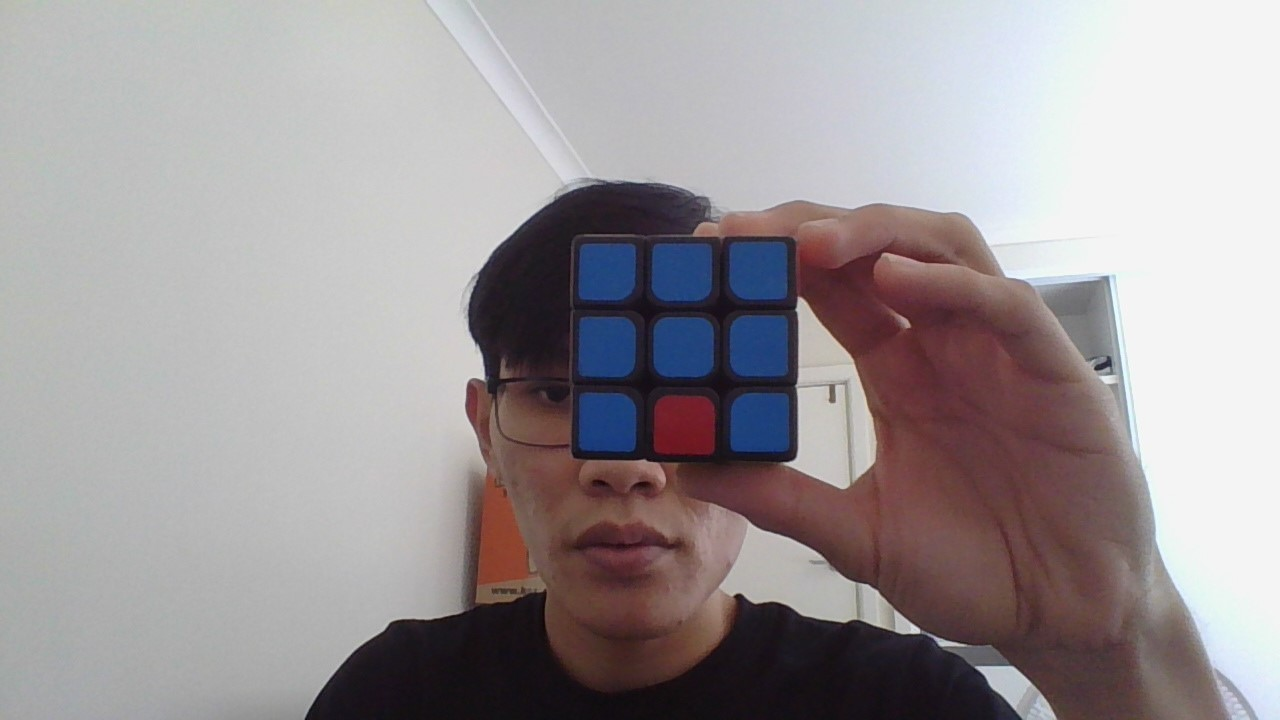
#> input picture test_image/blue.jpg, 1280 x 720 px, given in place of the camera
$ python image_processing.py
#> lines starting #> are read from the running program, lines starting #| are printed output that depends on the picture; after the words box and inside, x2 and y2 are one past the last pixel; in counts of white or black regions, pixels touching at a corner belong together
import numpy as np
import cv2
import pandas as pd

LOWER_AREA_THRESHOLD = 3000
UPPER_AREA_THRESHOLD = 10000

RED = 1
ORANGE = 2
BLUE = 3
GREEN = 4
WHITE = 5
YELLOW = 6

#take the capture image from the camera
cap = cv2.VideoCapture(0)

#making the slide for finding the threshold
def nothing(x):
    pass

def get_mean_value(contours,src_img):
    #creating the mask from the contour
    contour_mask = np.zeros(src_img.shape, src_img.dtype)
    cv2.drawContours(contour_mask, contours, -1, (255, 255, 255), -1)

    contour_mask = cv2.cvtColor(contour_mask, cv2.COLOR_BGR2GRAY)

    #taking all the pixel from the src image within the mask
    result = cv2.bitwise_and(src_img, src_img, mask=contour_mask)
    contour_mean = cv2.mean(src_img, contour_mask)

    return contour_mean

#this is a function for recording data only
#the name of the target feature will be changed for each color
#for example, I will record the red color only for the first time so that
#the target value will be changed to 1
def record_data(file_name, mean_value):
    df = pd.read_csv(file_name)
    print(df)
    if df.empty:
        #df_rows = []
        print("here")
        for mean in mean_value:
            df = df.append({'B': mean[0], 'G': mean[1], 'R': mean[2], 'Color': WHITE}, ignore_index=True)
    else:
        for mean in mean_value:
            df = df.append({'B': mean[0], 'G': mean[1], 'R': mean[2], 'Color': WHITE}, ignore_index=True)

    df.to_csv(file_name, index=False)


def main():
    #create a window for the trackbar
    cv2.namedWindow('image')

    #create a trackbar for chosing canny parameters
    cv2.createTrackbar('canny-1', 'image', 0, 500, nothing)
    cv2.createTrackbar('canny-2', 'image', 0, 500, nothing)

    #the is a varible for record all the mean value
    mean_value_array = []

    while True:
        #read the camera
        ret, frame1 = cap.read()
#> frame1 is the input picture: shape (720, 1280, 3); mean B, G, R 154.2, 151.9, 158.2

        original_frame = frame1.copy()

        #convert to gray image for image processing
        gray = cv2.cvtColor(frame1, cv2.COLOR_BGR2GRAY)
        cv2.imshow("original", gray)

        #bluring an image
        gray = cv2.GaussianBlur(gray, (7, 7), 0)

        #getting the value from the trackbar for the canny function
        canny_1 = cv2.getTrackbarPos('canny-1', 'image')
        canny_2 = cv2.getTrackbarPos('canny-2', 'image')

        #run canny function for edge detection
        # 20 40
        gray = cv2.Canny(gray, canny_1, canny_2)
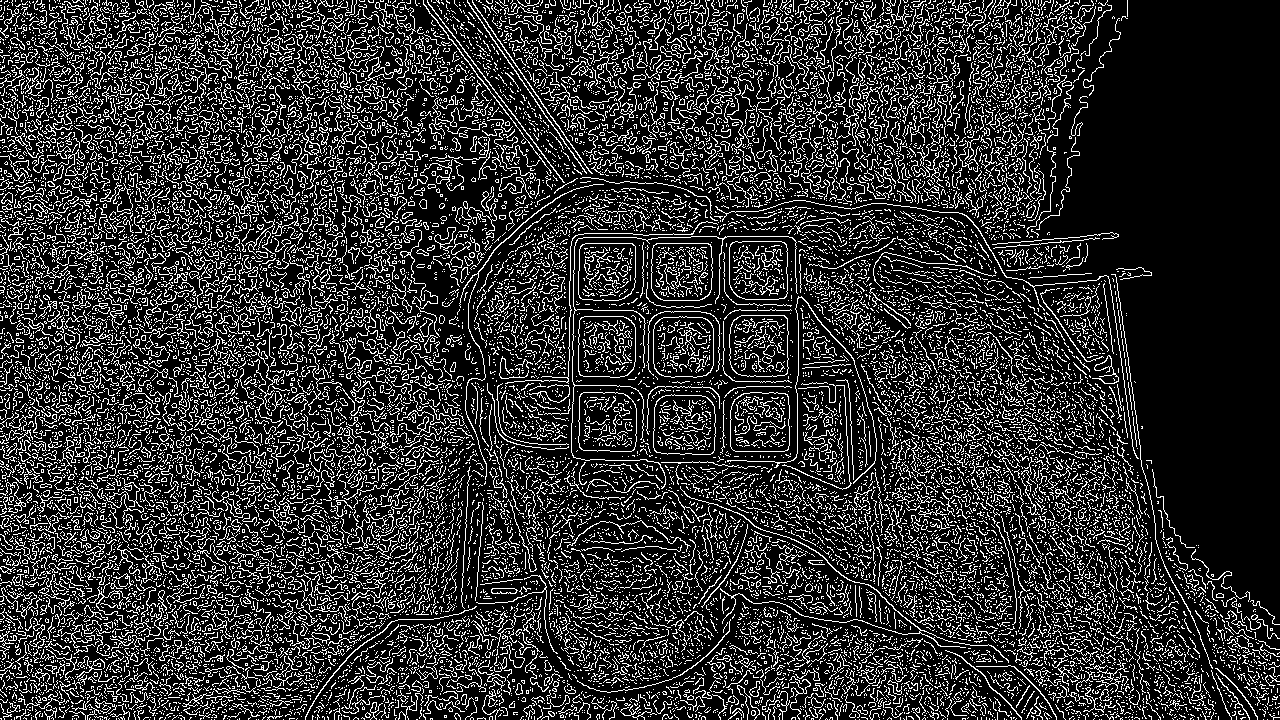
#> gray: shape (720, 1280); 19.1% white in thin lines or dots

        #image dilation
        gray = cv2.dilate(gray, (5, 5), iterations=1)
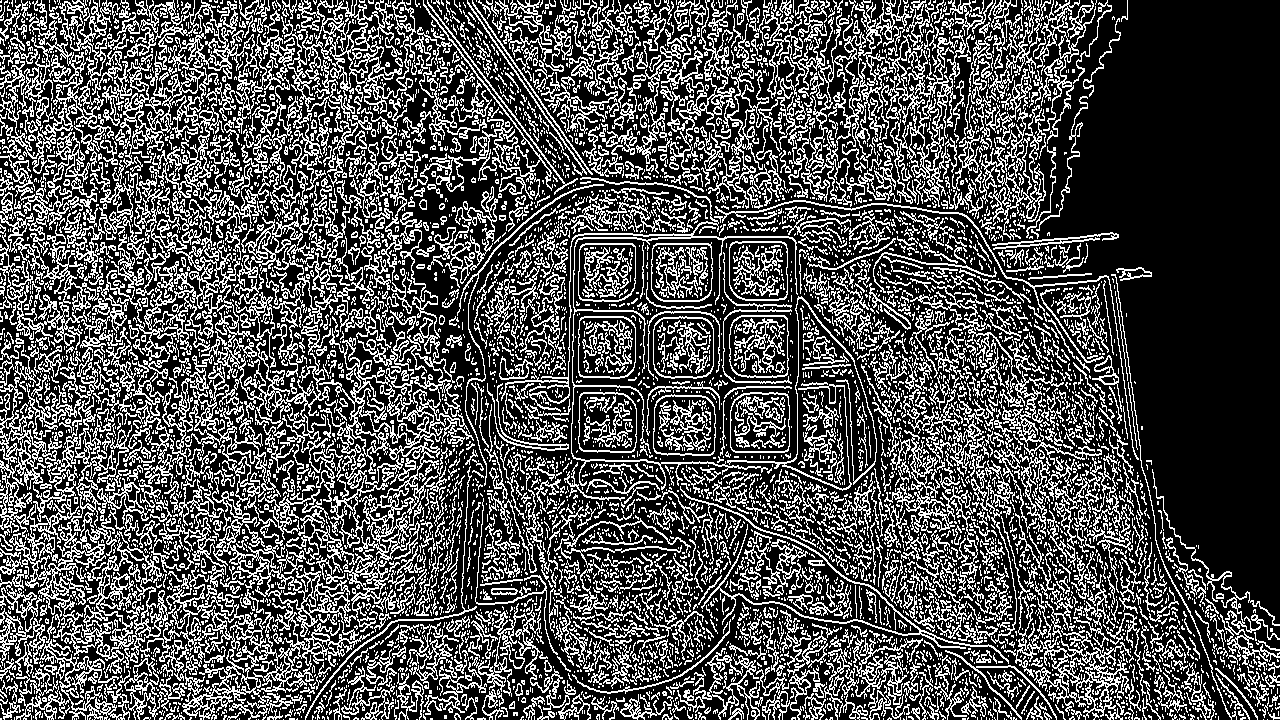
#> gray: shape (720, 1280); 31.5% white in thin lines or dots

        cv2.imshow("canny", gray)


        # contours, hierarchy = cv2.findContours(gray, cv2.RETR_CCOMP, cv2.CHAIN_APPROX_NONE)
        contours, hierarchy = cv2.findContours(gray, cv2.RETR_EXTERNAL, cv2.CHAIN_APPROX_NONE)
#> contours = 5898 contours, 5123 with area under 20; largest, box (x1, y1, x2, y2) and area: (131, 361, 427, 720) 19918, (0, 361, 176, 678) 14318, (0, 0, 144, 425) 13227, (308, 212, 470, 561) 12403, (62, 162, 330, 473) 9476

        i = 0
        contour_id = 0
        # print(len(contours))
        count = 0


        correct_contour = []

        for contour in contours:
            A1 = cv2.contourArea(contour)
            contour_id = contour_id + 1

            if A1 < UPPER_AREA_THRESHOLD and A1 > LOWER_AREA_THRESHOLD:
                perimeter = cv2.arcLength(contour, True)
                epsilon = 0.01 * perimeter
                approx = cv2.approxPolyDP(contour, epsilon, True)
                hull = cv2.convexHull(contour)
                if cv2.norm(((perimeter / 4) * (perimeter / 4)) - A1) < 2000:
                    # if cv2.ma
                    count = count + 1
                    x, y, w, h = cv2.boundingRect(contour)
                    # cv2.rectangle(bgr_image_input, (x, y), (x + w, y + h), (0, 255, 255), 2)
                    # cv2.imshow('cutted contour', bgr_image_input[y:y + h, x:x + w])
                    val = (50 * y) + (10 * x)
                    blob_color = np.array(cv2.mean(frame1[y:y + h, x:x + w])).astype(int)
                    #print(get_mean_value([contour], frame1))
                    correct_contour.append(contour)

                    cv2.drawContours(frame1, [contour], 0, (255, 255, 0), 2)
                    cv2.drawContours(frame1, [approx], 0, (255, 255, 0), 2)
#> this loop made 5898 passes
#> (A1, perimeter, epsilon, x, y, w, h, val) on passes 3291, 3312, 3315, 3930, 3931, 3941: (3505, 232.6, 2.33, 653, 394, 63, 62, 26230), (3385, 227.6, 2.28, 730, 392, 60, 61, 26900), (3280.5, 225.5, 2.25, 578, 392, 59, 61, 25380), (3451.5, 226, 2.26, 653, 316, 61, 63, 22330), (3359, 224.4, 2.24, 578, 316, 58, 63, 21580), (3441.5, 232, 2.32, 729, 315, 60, 63, 23040)
#> (A1, perimeter, epsilon) on passes 1084, 1095: (3163, 2102, 21.02), (3043, 2120.5, 21.21)
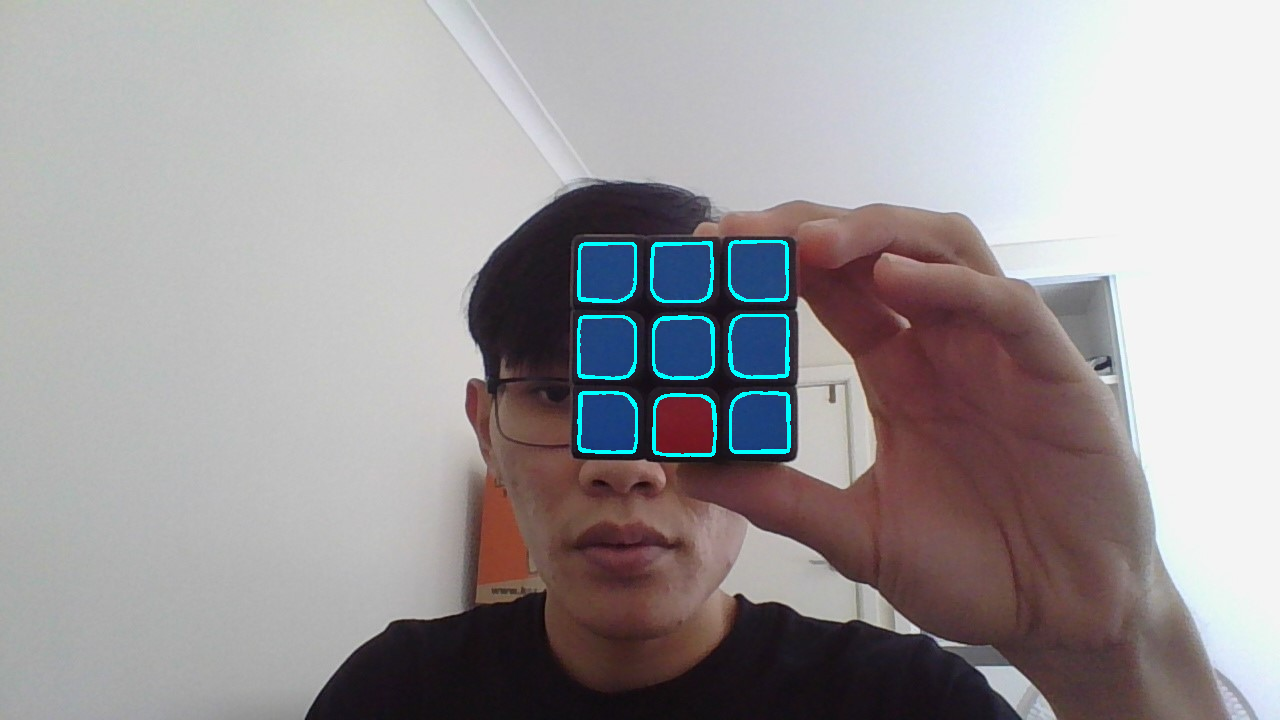
#> frame1: shape (720, 1280, 3); 0.78% of pixels changed, all inside (x1, y1, x2, y2) = (577, 240, 791, 457)
#> after the loop, contour_id = 5898; correct_contour = 9 contours; largest, box (x1, y1, x2, y2) and area: (653, 394, 716, 456) 3505, (653, 316, 714, 379) 3452, (729, 315, 789, 378) 3442, (730, 392, 790, 453) 3385, (651, 242, 713, 302) 3374; count = 9

        cv2.imshow("camera", frame1)

        if len(correct_contour) >= 7 :
            for contour in correct_contour:
                mean_value_array.append(get_mean_value([contour], original_frame))

                if len(mean_value_array) == 50:
                    #pass
                    record_data('data.csv', mean_value_array)
#> this loop made 9 passes
#> contour_mean in get_mean_value on passes 1 to 9: (38.92, 28.3, 106.7, 0), (116.3, 61.91, 30.89, 0), (117, 59.81, 29.54, 0), (118.9, 65.33, 33.67, 0), (117.6, 64.2, 33.67, 0), (118.6, 65.18, 34.96, 0), (120.4, 67, 36.38, 0), (119.5, 66.94, 37.16, 0), (118.2, 67.95, 38.07, 0)
#> pass 2, in get_mean_value (call 2), `contour_mask = cv2.cvtColor(contour_mask, cv2.COLOR_BGR2GRAY)`:
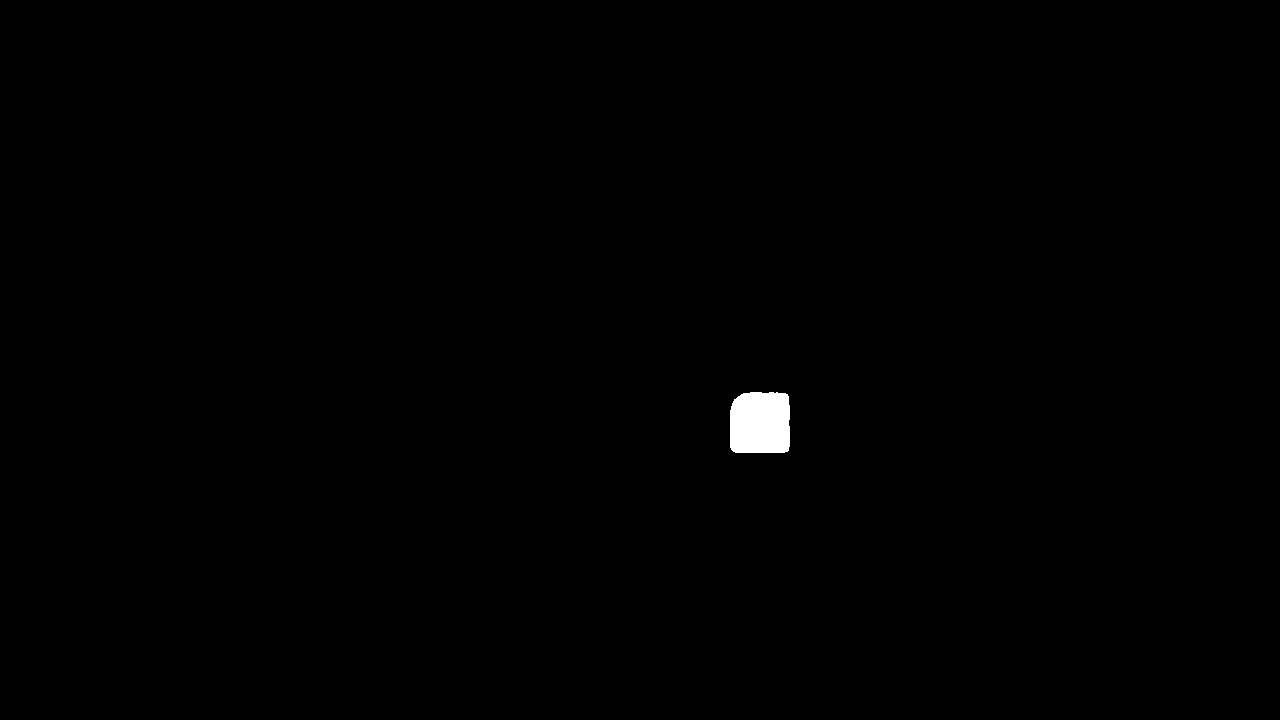
#> contour_mask: shape (720, 1280); 0.38% white; 1 white region, box (x1, y1, x2, y2) and area: (730, 392, 790, 453) 3494
#> after the loop, mean_value_array = [(38.92, 28.3, 106.7, 0), (116.3, 61.91, 30.89, 0), (117, 59.81, 29.54, 0), (118.9, 65.33, 33.67, 0), (117.6, 64.2, 33.67, 0), (118.6, 65.18, 34.96, 0), (120.4, 67, 36.38, 0), (119.5, 66.94, 37.16, 0), (118.2, 67.95, 38.07, 0)]


        if cv2.waitKey(1) == ord('q'):
#> (key q is pressed here)
            break

    cap.release()
    cv2.destroyAllWindows()


if __name__ == "__main__":
    main()
